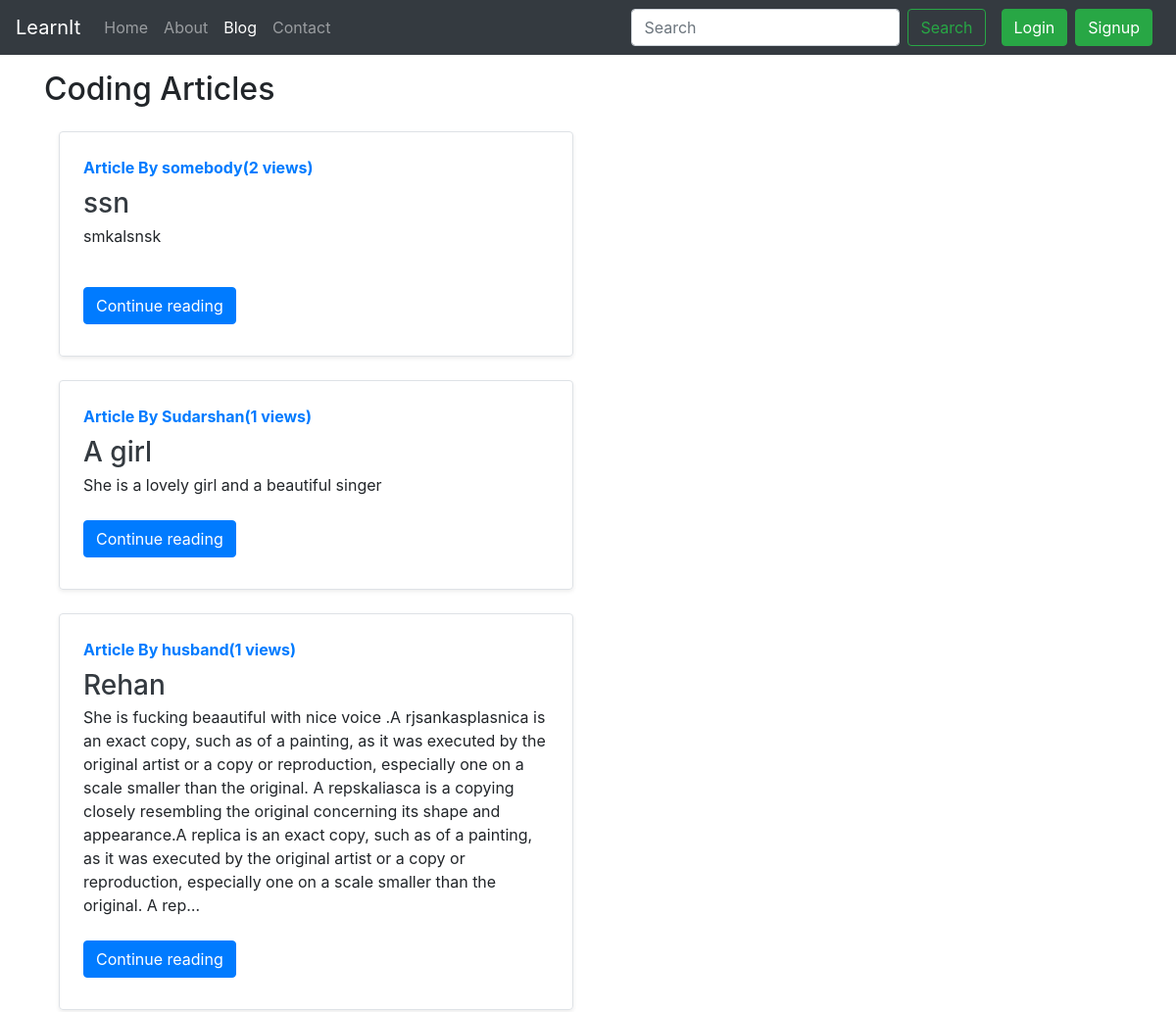
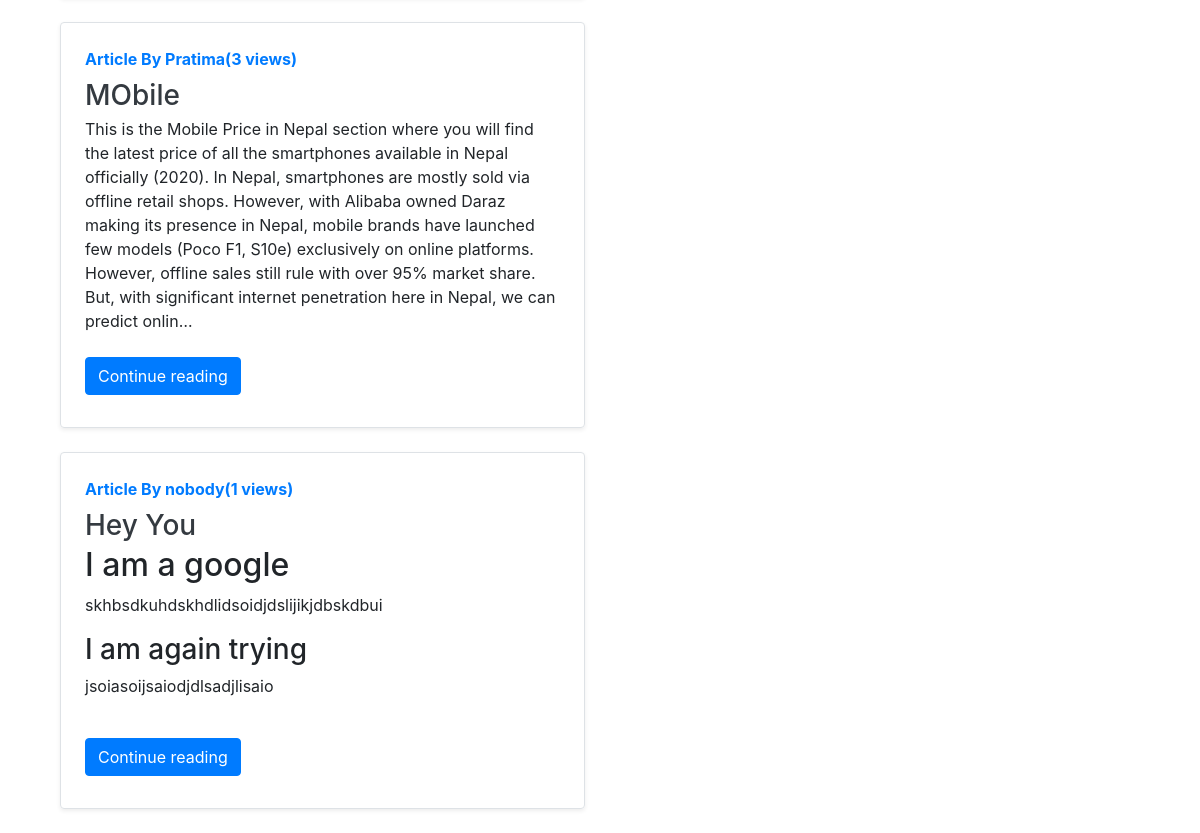
Page /blog/ on the earlier database version (2 pictures, top to bottom).
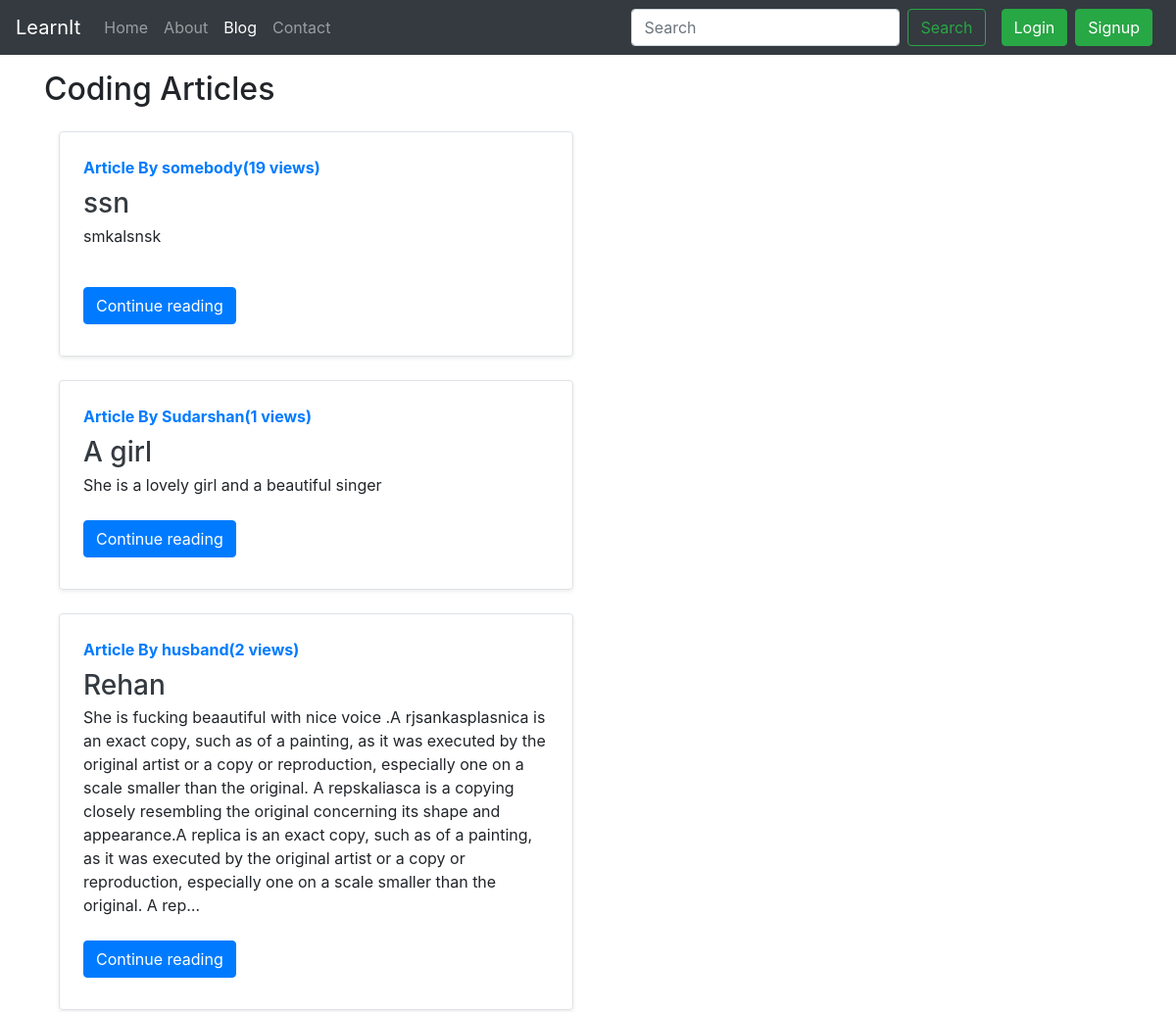
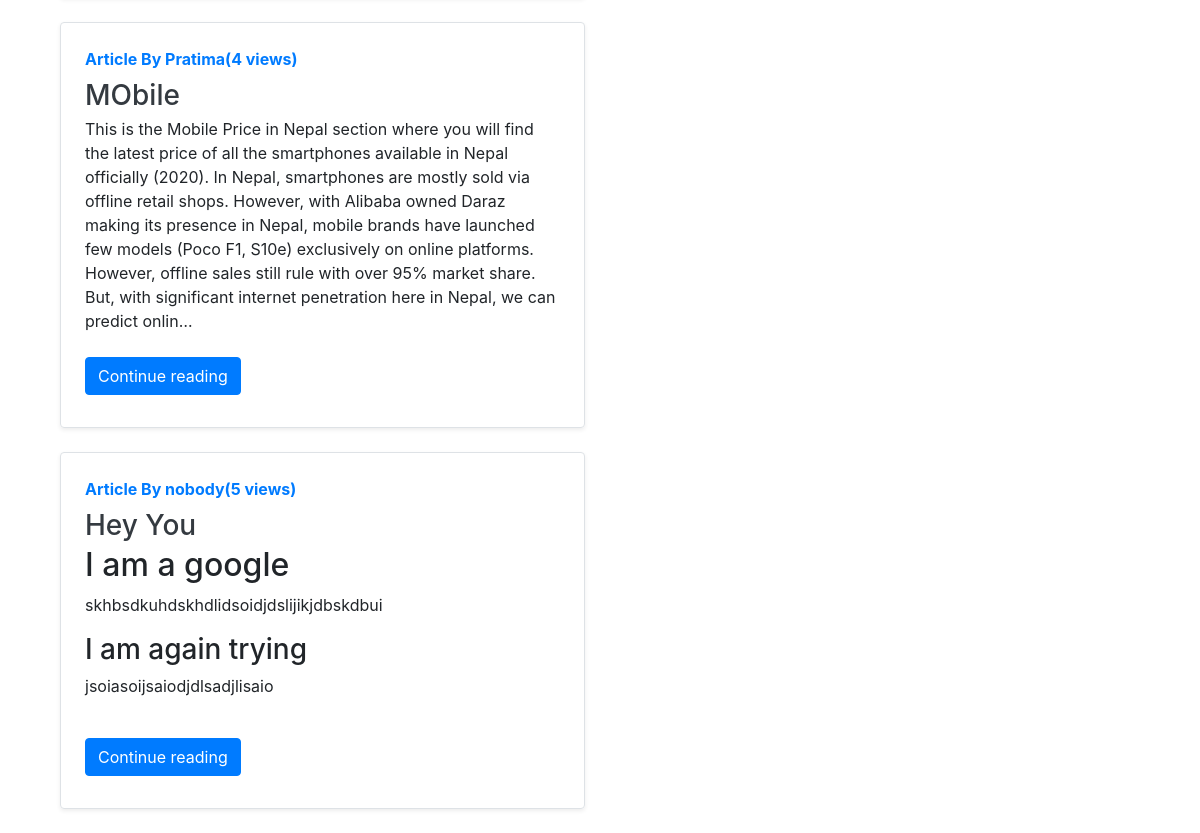
Same page on the later database version (2 pictures, top to bottom).
### blog/models.py (models this page shows, shortened)
class Post(models.Model):
    sno = models.AutoField(primary_key=True)
    title = models.CharField(max_length=100)
    content = models.TextField()
    author = models.CharField(max_length=12)
    slug = models.CharField(max_length=120)
    views = models.IntegerField(default=0)
    timeStamp = models.DateTimeField(blank=True)

### blog/views.py (the view)
# urls.py: path('', views.blogHome, name='blogHome'),
def blogHome(request):
    allPosts = Post.objects.all()
    context = {'allPosts': allPosts}
    return render(request, 'blog/blogHome.html', context)

### templates/blog/blogHome.html (shortened to what this page needs)
{% extends 'base.html' %}
{% block blogactive %} active
    {% endblock blogactive %}
{% block body %}
<div class="container my-3">
<h2>Coding Articles</h2>
{% for post in allPosts  %}
<div class="col-md-6">
      <div class="row no-gutters border rounded overflow-hidden flex-md-row my-4 shadow-sm h-md-250 position-relative">
        <div class="col p-4 d-flex flex-column position-static">
          <strong class="d-inline-block mb-2 text-primary">Article By {{post.author}}({{post.views}} views)</strong>
          <h3 class="mb-0"><a class="text-dark" href="/blog/{{post.slug}}">{{post.title}} </a>  </h3>
          <p class="card-text mb-auto"><div class="preview">{{post.content|safe|truncatechars:500}}</div></p>
         <div class="my-2">
          <a href="/blog/{{post.slug}}" role="button" class="btn btn-primary">Continue reading</a>
        </div>
        </div>
      </div>
    </div>
    {% endfor %}
</div>
{% endblock body %}

Differences in the rows shown:
changed Post "ssn": views "2" → "19"
changed Post "Rehan": views "1" → "2"
changed Post "MObile": views "3" → "4"
changed Post "Hey You": views "1" → "5"
